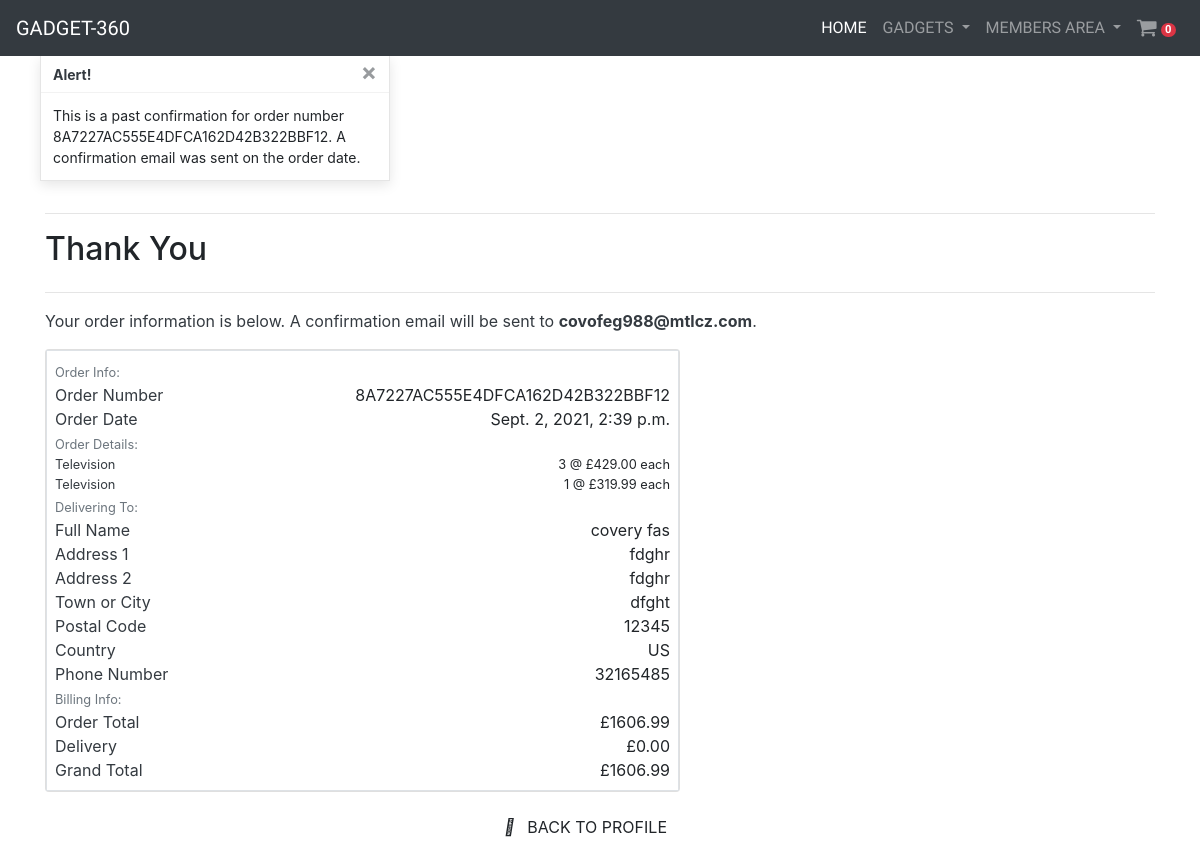
Page /profile/order_history/8A7227AC555E4DFCA162D42B322BBF12 on the committed database.
### checkout/models.py (models this page shows, shortened)
class Order(models.Model):
    order_number = models.CharField(max_length=32, null=False, editable=False)
    user_profile = models.ForeignKey(UserAccount, on_delete=models.SET_NULL, null=True, blank=True, related_name='orders')
    full_name = models.CharField(max_length=50, null=False, blank=False)
    email = models.EmailField(max_length=254, null=False, blank=False)
    phone_number = models.CharField(max_length=20, null=False, blank=False)
    country = CountryField(blank_label='Country *', null=False, blank=False)
    postcode = models.CharField(max_length=20, null=True, blank=True)
    town_or_city = models.CharField(max_length=40, null=False, blank=False)
    street_address1 = models.CharField(max_length=80, null=False, blank=False)
    street_address2 = models.CharField(max_length=80, null=True, blank=True)
    county = models.CharField(max_length=80, null=True, blank=True)
    date = models.DateTimeField(auto_now_add=True)
    delivery_cost = models.DecimalField(max_digits=6, decimal_places=2,
                                        null=False, default=0)
    order_total = models.DecimalField(max_digits=10, decimal_places=2,
                                      null=False, default=0)
    grand_total = models.DecimalField(max_digits=10, decimal_places=2,
                                      null=False, default=0)
    original_cart = models.TextField(null=False, blank=False, default='')
    stripe_pid = models.CharField(max_length=254, null=False, blank=False,
                                  default='')

class OrderLineItem(models.Model):
    order = models.ForeignKey(Order, null=False, blank=False,
                              on_delete=models.CASCADE,
                              related_name='lineitems')
    product = models.ForeignKey(Product, null=False, blank=False,
                                on_delete=models.CASCADE)
    quantity = models.IntegerField(null=False, blank=False, default=0)
    lineitem_total = models.DecimalField(max_digits=6, decimal_places=2,
                                         null=False, blank=False,
                                         editable=False)

### gadget/models.py (models this page shows, shortened)
class Product(models.Model):
    name = models.ForeignKey(
        Category, on_delete=models.CASCADE, related_name='category_name')
    title = models.CharField(max_length=50, null=False, blank=False)
    description = models.TextField(blank=False, null=False)
    asin = models.CharField(
        max_length=10, primary_key=True, null=False, blank=False)
    price = models.DecimalField(
        max_digits=6, decimal_places=2, null=False, blank=False)
    quantity = models.IntegerField(default=0)
    image = models.ImageField(null=True, blank=True)
    image_url = models.CharField(max_length=50, null=True, blank=True)

class Category(models.Model):
    name = models.CharField(max_length=30, blank=False, null=False)
    def __str__(self):
        return self.name

### useraccount/views.py (the view)
# urls.py: path('order_history/<order_number>', views.order_history,
def order_history(request, order_number):
    order = get_object_or_404(Order, order_number=order_number)
    messages.info(request, (
        f'This is a past confirmation for order number {order_number}. '
        'A confirmation email was sent on the order date.'
    ))
    template = 'checkout/checkout_success.html'
    context = {
        'order': order,
        'from_profile': True,
    }
    return render(request, template, context)

### cart/context.py (called while the page is built, shortened)
def cartItems(request):
    cart_items = []
    total = 0
    item_count = 0
    cart = request.session.get('cart', {})
    if total < settings.MINIMUM_PURCHASE_LIMIT:
        delivery = total * Decimal(settings.STANDARD_DELIVERY_RATE / 100)
        free_delivery_target = settings.MINIMUM_PURCHASE_LIMIT - total
    else:
        delivery = 0
        free_delivery_target = 0
    grand_total = delivery + total
    context = {
        "cart_items": cart_items,
        "total": total,
        "item_count": item_count,
        "delivery": delivery,
        "free_delivery_target": free_delivery_target,
        "free_delivery_limit": settings.MINIMUM_PURCHASE_LIMIT,
        "grand_total": grand_total
    }
    return context

### gadget/category_context.py (called while the page is built)
def category_navbar(request):
    categories = Category.objects.all()
    context = {
        'categories': categories
    }
    return context

### checkout/templates/checkout/checkout_success.html (shortened to what this page needs)
{% extends 'home/base.html' %}
{% block content %}
    <div class="container">
        <div class="row">
            <div class="col">
                <hr>
                <h2 class="logo-font mb-4">Thank You</h2>
                <hr>
                <p class="text-dark">Your order information is below. A confirmation email will be sent to <strong>{{ order.email }}</strong>.</p>
            </div>
        </div>
        <div class="row">
            <div class="col-12 col-lg-7">
                <div class="card">
                    <div class="order-confirmation-wrapper p-2 border">
                        <div class="row">
                            <div class="col">
                                <small class="text-muted">Order Info:</small>
                            </div>
                        </div>
                        <div class="row">
                            <div class="col-12 col-md-4">
                                <p class="mb-0 text-dark fw-bold">Order Number</p>
                            </div>
                            <div class="col-12 col-md-8 text-md-right">
                                <p class="mb-0">{{ order.order_number }}</p>
                            </div>
                        </div>
                        <div class="row">
                            <div class="col-12 col-md-4">
                                <p class="mb-0 text-dark fw-bold">Order Date</p>
                            </div>
                            <div class="col-12 col-md-8 text-md-right">
                                <p class="mb-0">{{ order.date }}</p>
                            </div>
                        </div>
                        <div class="row">
                            <div class="col">
                                <small class="text-muted">Order Details:</small>
                            </div>
                        </div>
                        {% for item in order.lineitems.all %}
                        <div class="row">
                            <div class="col-12 col-md-4">
                                <p class="small mb-0 text-dark fw-bold">
                                    {{ item.product.name }}{% if item.product_size %} - Size {{ item.product.size|upper }}{% endif %}
                                </p>
                            </div>
                            <div class="col-12 col-md-8 text-md-right">
                                <p class="small mb-0">{{ item.quantity }} @ £{{ item.product.price }} each</p>
                            </div>
                        </div>
                        {% endfor %}
                        <div class="row">
                            <div class="col">
                                <small class="text-muted">Delivering To:</small>
                            </div>
                        </div>
                        <div class="row">
                            <div class="col-12 col-md-4">
                                <p class="mb-0 text-dark fw-bold">Full Name</p>
                            </div>
                            <div class="col-12 col-md-8 text-md-right">
                                <p class="mb-0">{{ order.full_name }}</p>
                            </div>
                        </div>
                        <div class="row">
                            <div class="col-12 col-md-4">
                                <p class="mb-0 text-dark fw-bold">Address 1</p>
                            </div>
                            <div class="col-12 col-md-8 text-md-right">
                                <p class="mb-0">{{ order.street_address1 }}</p>
                            </div>
                        </div>
                        {% if order.street_address2 %}
                        <div class="row">
                            <div class="col-12 col-md-4">
                                <p class="mb-0 text-dark fw-bold">Address 2</p>
                            </div>
                            <div class="col-12 col-md-8 text-md-right">
                                <p class="mb-0">{{ order.street_address1 }}</p>
                            </div>
                        </div>
                        {% endif %}
                        <div class="row">
                            <div class="col-12 col-md-4">
                                <p class="mb-0 text-dark fw-bold">Town or City</p>
                            </div>
                            <div class="col-12 col-md-8 text-md-right">
                                <p class="mb-0">{{ order.town_or_city }}</p>
                            </div>
                        </div>
                        {% if order.postcode %}
                        <div class="row">
                            <div class="col-12 col-md-4">
                                <p class="mb-0 text-dark fw-bold">Postal Code</p>
                            </div>
                            <div class="col-12 col-md-8 text-md-right">
                                <p class="mb-0">{{ order.postcode }}</p>
                            </div>
                        </div>
                        {% endif %}
                        <div class="row">
                            <div class="col-12 col-md-4">
                                <p class="mb-0 text-dark fw-bold">Country</p>
                            </div>
                            <div class="col-12 col-md-8 text-md-right">
                                <p class="mb-0">{{ order.country }}</p>
                            </div>
                        </div>
                        <div class="row">
                            <div class="col-12 col-md-4">
                                <p class="mb-0 text-dark fw-bold">Phone Number</p>
                            </div>
                            <div class="col-12 col-md-8 text-md-right">
                                <p class="mb-0">{{ order.phone_number }}</p>
                            </div>
                        </div>
                        <div class="row">
                            <div class="col">
                                <small class="text-muted">Billing Info:</small>
                            </div>
                        </div>
                        <div class="row">
                            <div class="col-12 col-md-4">
                                <p class="mb-0 text-dark fw-bold">Order Total</p>
                            </div>
                            <div class="col-12 col-md-8 text-md-right">
                                <p class="mb-0">£{{ order.order_total }}</p>
                            </div>
                        </div>
                        <div class="row">
                            <div class="col-12 col-md-4">
                                <p class="mb-0 text-dark fw-bold">Delivery</p>
                            </div>
                            <div class="col-12 col-md-8 text-md-right">
                                <p class="mb-0">£{{ order.delivery_cost }}</p>
                            </div>
                        </div>
                        <div class="row">
                            <div class="col-12 col-md-4">
                                <p class="mb-0 text-dark fw-bold">Grand Total</p>
                            </div>
                            <div class="col-12 col-md-8 text-md-right">
                                <p class="mb-0">£{{ order.grand_total }}</p>
                            </div>
                        </div>
                    </div>
                </div>
            </div>
        </div>
        <div class="row">
			<div class="col-12 col-lg-7 text-right">
                {% if from_profile %}
                    <a href="{% url 'profile' %}" class="btn shopping-btn my-3 my-2">
                        <span class="icon mr-2">
                            <i class="fas fa-angle-left"></i>
                        </span>
                        <span class="text-uppercase">Back to Profile</span>
                    </a>
                {% endif %}
			</div>
		</div>
    </div>
{% endblock %}

### rows in the picture
Order: email "covofeg988@mtlcz.com", order_number "8A7227AC555E4DFCA162D42B322BBF12", date "Sept. 2, 2021, 2:39 p.m.", full_name "covery fas", street_address1 "fdghr", town_or_city "dfght", postcode "12345", country "US", phone_number "32165485", order_total "1606.99", delivery_cost "0.00", grand_total "1606.99"
OrderLineItem: product.name "Television", quantity "3", product.price "429.00"
OrderLineItem: product.name "Television", quantity "1", product.price "319.99"

### other values in the picture
{{ item_count }} "0"
{{ message }} "This is a past confirmation for order number 8A7227AC555E4DFCA162D42B322BBF12. A confirmation email was sent on the order date."
